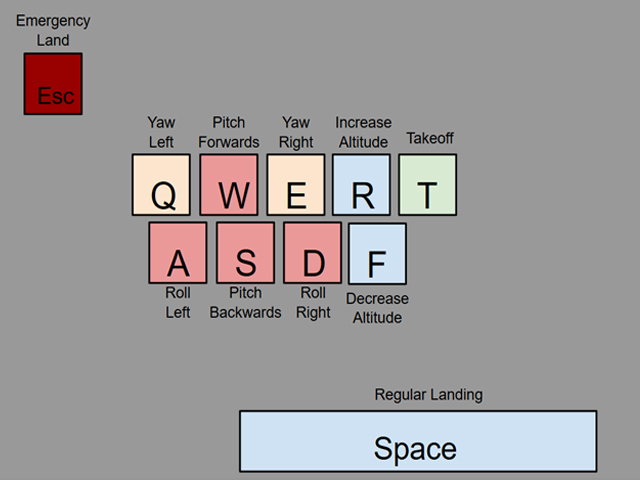
#> input picture src/KeyboardCommands.jpg, 640 x 480 px
$ python detect_color.py --image KeyboardCommands.jpg   (older library calls are emulated)
#> lines starting #> are read from the running program, lines starting #| are printed output that depends on the picture; after the words box and inside, x2 and y2 are one past the last pixel; in counts of white or black regions, pixels touching at a corner belong together
import numpy as np
import argparse
import cv2
from numpy import array
import imutils
ap=argparse.ArgumentParser()
ap.add_argument("-i","--image", help = "path to the image")
args = vars(ap.parse_args())

image = cv2.imread(args["image"])
#> image is the input picture: shape (480, 640, 3); mean B, G, R 154.8, 154.1, 157.4
# define the list of boundaries (order is BGR values)
#starts with detecting red, blue yellow and then gray
boundaries = [
    ([17, 15, 100], [50, 56, 200]),
    ([86,0, 0], [220, 130, 50]),
    ([25, 146, 190], [62, 174, 250]),
    ([103, 86, 65], [145, 133, 128]),
    ([0,20,89],[100,200,255])
]

    #old blue ([86, 31, 4], [220, 88, 50]),
#loop over 3 different boundaries
for (lower,upper) in boundaries:
    #create numpy arrays from these colors
    lower= np.array(lower,dtype = "uint8")
    upper= np.array(upper, dtype = "uint8")

    #find colors within the boundaries for each color
    mask = cv2.inRange(image,lower,upper)
    output = cv2.bitwise_and(image,image, mask = mask)
    #apply a mask to the colors
    #show the images
    #cv2.imshow("images",np.hstack([image, output]))

    numcols = len(mask)
    numrows = len(mask[0])
    print(numrows)
    print(numcols)
    #cnts = cv2.findContours(mask.copy(), cv2.RETR_EXTERNAL,cv2.CHAIN_APPROX_SIMPLE)
    #cnts = cnts[0] if imutils.is_cv2() else cnts[1]

#   loop over the contours
    #for c in cnts:
    # compute the center of the contour
    M = cv2.moments(mask)
    if M["m00"] != 0:
        cx = int(M["m10"] / M["m00"])
        cy = int(M["m01"] / M["m00"])
        cv2.circle(output, (cx, cy), 7, (255, 255, 255), -1)
        cv2.circle(output, (cx,cy), 40, 255)
        cv2.rectangle(output,(numrows/2-20,numcols/2-20),(numrows/2+20,numcols/2+20),255,1)

# [13 lines of commented-out code are left out]
    cv2.imshow("images",np.hstack([image,  output]))
    #cv2.circle(output, Center,40,255)
    #show

    cv2.waitKey(0)
#> this loop made 5 passes
#> (cx, cy) on passes 1, 2, 4, 5: (265, 243), (323, 257), (325, 264), (278, 229)
#| 640
#| 480
#| 640
#| 480
#| 640
#| 480
#| 640
#| 480
#| 640
#| 480
#> pass 1, `mask = cv2.inRange(image,lower,upper)`:
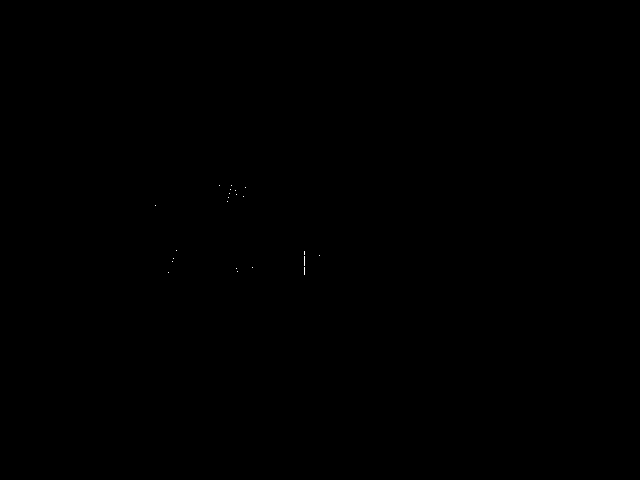
#> mask: shape (480, 640); 0.01% white in thin lines or dots, all inside (x1, y1, x2, y2) = (155, 185, 320, 275)
#> pass 1, `cv2.imshow("images",np.hstack([image,  output]))`:
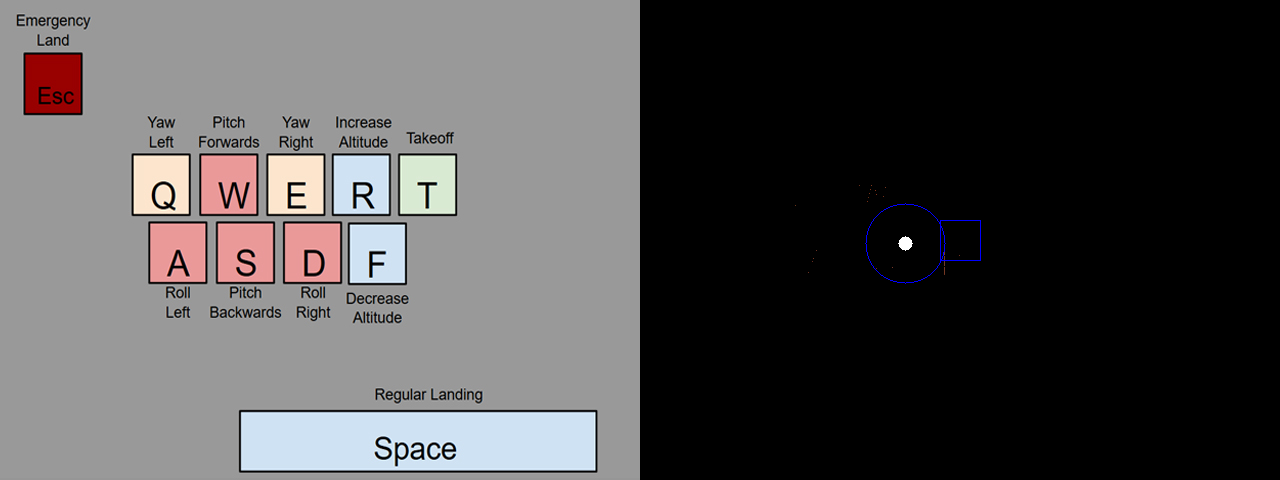
#> window 'images': shape (480, 1280, 3); mean B, G, R 77.6, 77.1, 78.8
#> pass 2, `mask = cv2.inRange(image,lower,upper)`:
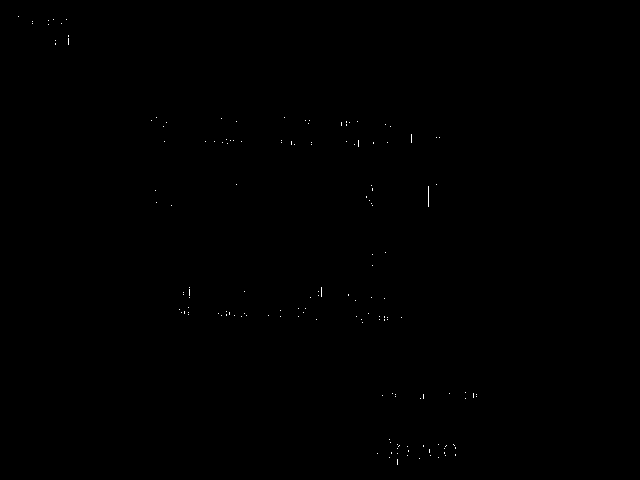
#> mask: shape (480, 640); 0.08% white in thin lines or dots, all inside (x1, y1, x2, y2) = (18, 16, 477, 465)
#> after the loop:
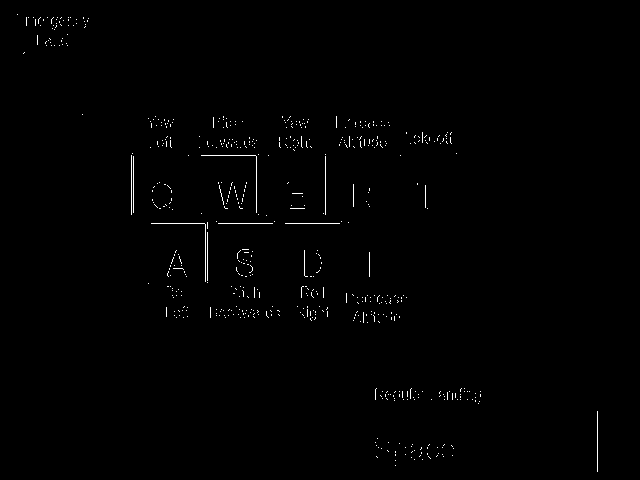
#> mask: shape (480, 640); 0.66% white in thin lines or dots, all inside (x1, y1, x2, y2) = (17, 14, 598, 472)
